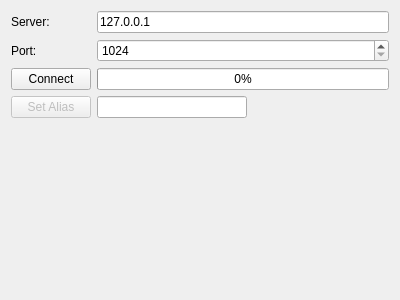
<?xml version="1.0" encoding="UTF-8"?>
<ui version="4.0">
 <class>ClientControlView</class>
 <widget class="QWidget" name="ClientControlView">
  <property name="geometry">
   <rect>
    <x>0</x>
    <y>0</y>
    <width>400</width>
    <height>300</height>
   </rect>
  </property>
  <property name="windowTitle">
   <string>Form</string>
  </property>
  <layout class="QVBoxLayout" name="verticalLayout">
   <item>
    <layout class="QFormLayout" name="formLayout">
     <item row="0" column="0">
      <widget class="QLabel" name="serverAdressLabel">
       <property name="text">
        <string>Server:</string>
       </property>
      </widget>
     </item>
     <item row="0" column="1">
      <widget class="QLineEdit" name="serverAdressLineEdit">
       <property name="toolTip">
        <string>Insert a Server IP Address to connect with</string>
       </property>
       <property name="text">
        <string>127.0.0.1</string>
       </property>
      </widget>
     </item>
     <item row="1" column="0">
      <widget class="QLabel" name="portLabel">
       <property name="text">
        <string>Port:</string>
       </property>
      </widget>
     </item>
     <item row="1" column="1">
      <widget class="QSpinBox" name="portSpinner">
       <property name="toolTip">
        <string>Select a port number</string>
       </property>
       <property name="minimum">
        <number>1024</number>
       </property>
       <property name="maximum">
        <number>9999</number>
       </property>
       <property name="value">
        <number>1024</number>
       </property>
      </widget>
     </item>
     <item row="2" column="0">
      <widget class="QPushButton" name="connectButton">
       <property name="toolTip">
        <string>Connect to the server with given IP and port</string>
       </property>
       <property name="text">
        <string>Connect</string>
       </property>
      </widget>
     </item>
     <item row="2" column="1">
      <widget class="QProgressBar" name="downloadBar">
       <property name="value">
        <number>0</number>
       </property>
      </widget>
     </item>
     <item row="3" column="1">
      <widget class="QLineEdit" name="aliasLineEdit">
       <property name="sizePolicy">
        <sizepolicy hsizetype="Fixed" vsizetype="Fixed">
         <horstretch>0</horstretch>
         <verstretch>0</verstretch>
        </sizepolicy>
       </property>
       <property name="maximumSize">
        <size>
         <width>150</width>
         <height>16777215</height>
        </size>
       </property>
      </widget>
     </item>
     <item row="3" column="0">
      <widget class="QPushButton" name="setAliasButton">
       <property name="enabled">
        <bool>false</bool>
       </property>
       <property name="text">
        <string>Set Alias</string>
       </property>
      </widget>
     </item>
    </layout>
   </item>
  </layout>
 </widget>
 <resources/>
 <connections/>
</ui>
